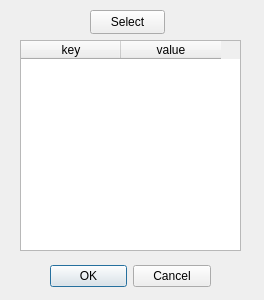
<?xml version="1.0" encoding="UTF-8"?>
<ui version="4.0">
 <class>configDialog</class>
 <widget class="QDialog" name="configDialog">
  <property name="geometry">
   <rect>
    <x>0</x>
    <y>0</y>
    <width>264</width>
    <height>300</height>
   </rect>
  </property>
  <property name="windowTitle">
   <string>Dialog</string>
  </property>
  <widget class="QDialogButtonBox" name="buttonBox">
   <property name="geometry">
    <rect>
     <x>50</x>
     <y>260</y>
     <width>161</width>
     <height>32</height>
    </rect>
   </property>
   <property name="orientation">
    <enum>Qt::Horizontal</enum>
   </property>
   <property name="standardButtons">
    <set>QDialogButtonBox::Cancel|QDialogButtonBox::Ok</set>
   </property>
  </widget>
  <widget class="QTableWidget" name="tableWidget">
   <property name="geometry">
    <rect>
     <x>20</x>
     <y>40</y>
     <width>221</width>
     <height>211</height>
    </rect>
   </property>
   <column>
    <property name="text">
     <string>key</string>
    </property>
   </column>
   <column>
    <property name="text">
     <string>value</string>
    </property>
   </column>
  </widget>
  <widget class="QPushButton" name="pushButton">
   <property name="geometry">
    <rect>
     <x>90</x>
     <y>10</y>
     <width>75</width>
     <height>24</height>
    </rect>
   </property>
   <property name="text">
    <string>Select</string>
   </property>
  </widget>
 </widget>
 <resources/>
 <connections>
  <connection>
   <sender>buttonBox</sender>
   <signal>accepted()</signal>
   <receiver>configDialog</receiver>
   <slot>accept()</slot>
   <hints>
    <hint type="sourcelabel">
     <x>248</x>
     <y>254</y>
    </hint>
    <hint type="destinationlabel">
     <x>157</x>
     <y>274</y>
    </hint>
   </hints>
  </connection>
  <connection>
   <sender>buttonBox</sender>
   <signal>rejected()</signal>
   <receiver>configDialog</receiver>
   <slot>reject()</slot>
   <hints>
    <hint type="sourcelabel">
     <x>316</x>
     <y>260</y>
    </hint>
    <hint type="destinationlabel">
     <x>286</x>
     <y>274</y>
    </hint>
   </hints>
  </connection>
 </connections>
</ui>
